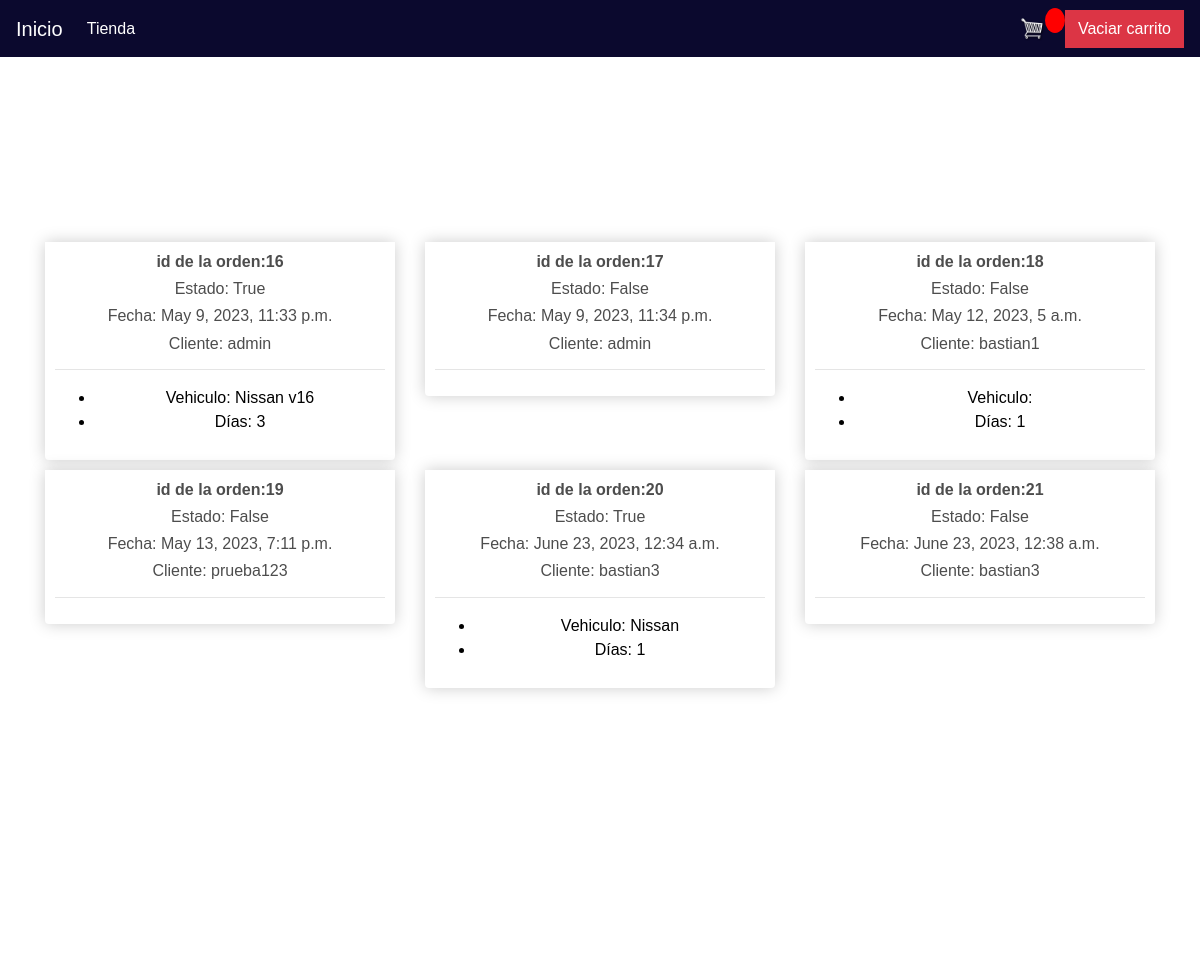
Page /orden/ (signed in) on the committed database.
### tienda/models.py (models this page shows, shortened)
class Orden(models.Model):
    cliente = models.ForeignKey(Cliente, on_delete=models.SET_NULL, null=True, blank=True)
    fecha_orden = models.DateTimeField(auto_now_add=True)
    completado = models.BooleanField(default=False)
    id_transaccion = models.CharField(max_length=100, null=True)

class Cliente(models.Model):
    user = models.OneToOneField(User, null=True, blank=True, on_delete=models.CASCADE)
    nombre = models.CharField(max_length=200, null=True)
    email = models.CharField(max_length=200)

class OrdenProducto(models.Model):
    producto = models.ForeignKey(Producto, on_delete=models.SET_NULL, null=True)
    orden = models.ForeignKey(Orden,on_delete=models.SET_NULL, null=True, related_name='ordenproducto_set')
    cantidad = models.IntegerField(default=0, null=True,blank=True)
    fecha_agregado = models.DateTimeField(auto_now_add=True)

class Producto(models.Model):
    nombre = models.CharField(max_length=200)
    precio = models.IntegerField()
    patente = models.CharField(max_length=200)
    color = models.CharField(max_length=200)
    ndepuertas=models.IntegerField()
    disponible = models.BooleanField(default=True)
    imagen = models.ImageField(null=True, blank=True)

### tienda/views.py (the view)
# urls.py: path('orden/', views.orden, name="orden"),
@login_required(login_url='logear')
def orden(request):
    orden = Orden.objects.all()
    ordenproducto = OrdenProducto.objects.all()
    context={'orden':orden,'ordenproducto':ordenproducto}
    return render(request, 'tienda/orden.html', context)

### tienda/templates/tienda/orden.html
{% extends 'tienda/main.html' %}
{% load static %}
{% block content %}
<br><br>
<div style="margin-top: 10rem;" class="row">
	{% for ord in orden %}
	<div class="col-lg-4">
		<div class="box-element product">
			<h6><strong>id de la orden:{{ ord.id }}</strong></h6>
			<h6>Estado: {{ ord.completado }}</h6>
			<h6>Fecha: {{ ord.fecha_orden }}</h6>
			{% if ord.cliente %}
			<h6>Cliente: {{ ord.cliente.nombre }}</h6>
			{% endif %}
			<hr>
			<ul style="color:#000000">
				{% for op in ord.ordenproducto_set.all %}
				<li>Vehiculo: {{ op.producto.nombre }}</li>
				<li>Días: {{ op.cantidad }}</li>
				{% endfor %}
			</ul>
		</div>
	</div>
	{% endfor %}
</div>
{% endblock content %}

### tienda/static/tienda/css/main.css (style rules this page uses)
* { box-sizing: border-box; }
body { font-family: 'Roboto', sans-serif; background-image: url(https://s1.1zoom.me/b5050/12/349835-svetik_3840x2160.jpg); background-size: cover; color: white; font-family: Arial, Helvetica, sans-serif; text-align: center; }
h1, h2, h3, h4, h5, h6 { color: hsl(0, 0%, 30%); }
.box-element { box-shadow: hsl(0, 0%, 80%) 0 0 16px; background-color: #fff; border-radius: 4px; padding: 10px; }
.product { border-radius: 0 0 4px 4px; }
.col-lg-4, .col-lg-6, .col-lg-8, .col-lg-12 { margin-top: 10px; }

### rows in the picture
Orden: id "16", completado "True", fecha_orden "May 9, 2023, 11:33 p.m.", cliente.nombre "admin"
OrdenProducto: producto.nombre "Nissan v16", cantidad "3"
Orden: id "17", completado "False", fecha_orden "May 9, 2023, 11:34 p.m.", cliente.nombre "admin"
Orden: id "18", completado "False", fecha_orden "May 12, 2023, 5 a.m.", cliente.nombre "bastian1"
OrdenProducto: cantidad "1"
Orden: id "19", completado "False", fecha_orden "May 13, 2023, 7:11 p.m.", cliente.nombre "prueba123"
Orden: id "20", completado "True", fecha_orden "June 23, 2023, 12:34 a.m.", cliente.nombre "bastian3"
OrdenProducto: producto.nombre "Nissan", cantidad "1"
Orden: id "21", completado "False", fecha_orden "June 23, 2023, 12:38 a.m.", cliente.nombre "bastian3"
